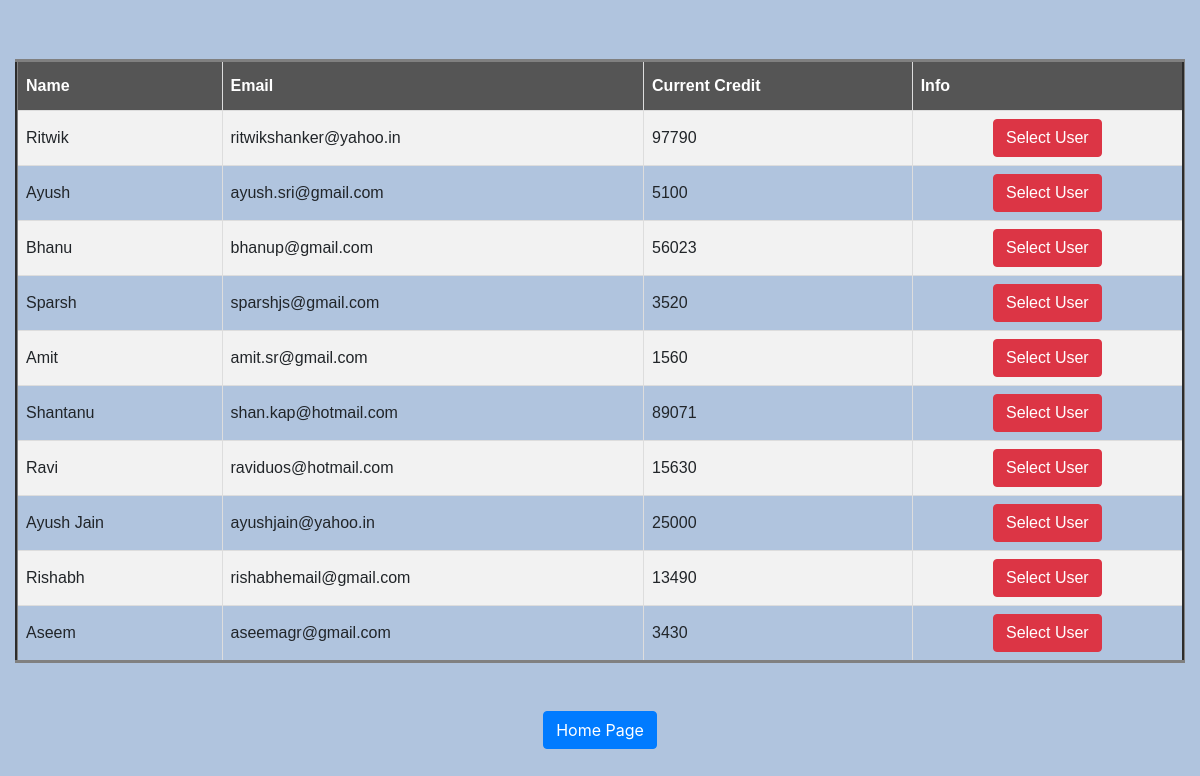
Page /selectusertransfer.php on the committed database.
### tables this page shows
CREATE TABLE `user` (
  `id` int(11) NOT NULL,
  `name` text NOT NULL,
  `email` text NOT NULL,
  `current_credit` int(11) NOT NULL DEFAULT '0'
);

### selectusertransfer.php (the view, shortened to what this page needs)
<?php
include "connect.php";
?>
<!DOCTYPE html>
<html lang="en">
<head>
    <link rel="stylesheet" href="https://maxcdn.bootstrapcdn.com/bootstrap/4.0.0/css/bootstrap.min.css"
>
    <link href="style.css" rel="stylesheet" type="text/css"/>
</head>
<body>
<form method="POST" action="transaction.php" id="SelectUser">
    <div class="container-fluid" style="overflow-x:auto">
        <table id="Allusers">
            <tr>
                <th>Name</th>
                <th>Email</th>
                <th>Current Credit</th>
                <th>Info</th>
            </tr>
            <?php
            $sql = "SELECT * FROM `user`";
            $result = mysqli_query($conn, $sql);
            while ($row = mysqli_fetch_array($result)) { ?>
                <tr>
                    <td><?php echo $row["name"]; ?></td>
                    <td><?php echo $row["email"]; ?></td>
                    <td><?php echo $row["current_credit"]; ?></td>
                    <td align="center"><a href="transaction.php?b= <?php echo $row['id'] ?>" class="btn btn-danger"
                                          href="transaction.php" role="button" target="_self">Select User</a>
                    </td>
                </tr>
                <?php
            } ?>
        </table>
    </div>
</form>
<br>
<br>
<div class="text-center">
    <a class="btn btn-primary" href="./index.php" role="button" target="_self">Home Page</a>
</div>
</body>
</html>

### style.css (style rules this page uses)
#Allusers { font-family: "Trebuchet MS", Arial, Helvetica, sans-serif; border-collapse: collapse; width: 100%; border-style: solid groove; margin-top: 5%; }
#Allusers td, #Allusers th { border: 1px solid #ddd; padding: 8px; overflow: hidden; }
#Allusers tr:nth-child(even) { background-color: #f2f2f2; }
#Allusers th { padding-top: 12px; padding-bottom: 12px; text-align: left; background-color: #555; color: white; }
body { background: lightsteelblue; }

### rows in the picture
user: name "Ritwik", email "ritwikshanker@yahoo.in", current_credit "97790"
user: name "Ayush", email "ayush.sri@gmail.com", current_credit "5100"
user: name "Bhanu", email "bhanup@gmail.com", current_credit "56023"
user: name "Sparsh", email "sparshjs@gmail.com", current_credit "3520"
user: name "Amit", email "amit.sr@gmail.com", current_credit "1560"
user: name "Shantanu", email "shan.kap@hotmail.com", current_credit "89071"
user: name "Ravi", email "raviduos@hotmail.com", current_credit "15630"
user: name "Ayush Jain", email "ayushjain@yahoo.in", current_credit "25000"
user: name "Rishabh", email "rishabhemail@gmail.com", current_credit "13490"
user: name "Aseem", email "aseemagr@gmail.com", current_credit "3430"
